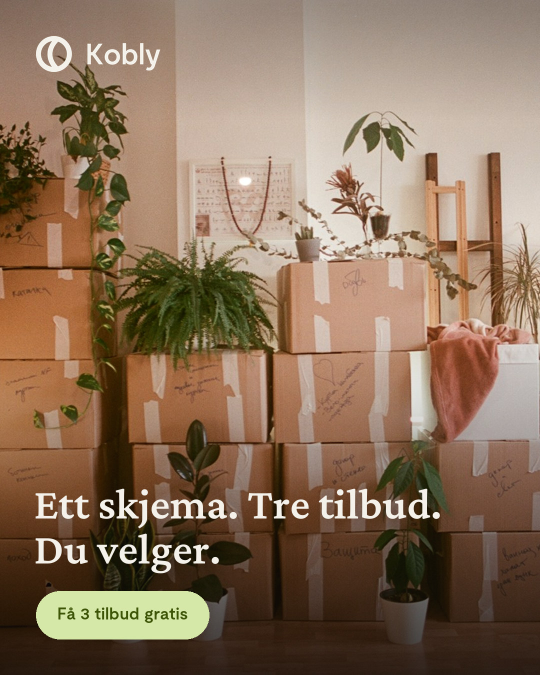
#> input picture brand/annonser/01.jpg, 1080 x 1350 px, given in place of boxes-and-plants.jpg, which was not available (shown at 1/2 size)
$ python lag-annonser.py
#> lines starting #> are read from the running program, lines starting #| are printed output that depends on the picture; pictures that were not available may be replaced by others from this repository, and a replacement may not be noted
#!/usr/bin/env python3
from __future__ import annotations
"""Lager annonsesett for Kobly: Unsplash-/egne foto med lys logo, overskrift og knapp.

Kjør: python3 scripts/lag-annonser.py
Skriver til brand/annonser/*.jpg (1080×1350, feed-format for Instagram/Facebook).
"""
from pathlib import Path
from PIL import Image, ImageDraw, ImageFont, ImageFilter

ROT = Path(__file__).resolve().parent.parent
UT = ROT / "brand" / "annonser"
FOTO = UT / "foto"
IMG = ROT / "public" / "images"
FONT = ROT / "brand" / "fonter"

W, H = 1080, 1350
MARG = 72
LIME = (214, 232, 168)
LIME_INK = (61, 85, 7)
LYS = (244, 241, 234)

ANNONSER = [
    # (overskrift, bilde, knapp)
    ("Ett skjema. Tre tilbud. Du velger.", IMG / "boxes-and-plants.jpg", "Få 3 tilbud gratis"),
    ("Vi finner det beste flyttebyrået for deg", IMG / "travis-fish-2qZZu8lWDZo-unsplash.jpg", "Få 3 tilbud gratis"),
    ("La flyttebyråene konkurrere om deg", FOTO / "unsplash-1615873968403-89e068629265.jpg", "Få 3 tilbud gratis"),
    ("Tre tilbud på flytting. Under to minutter.", IMG / "lawrence-krowdeed-2vTqgr6sXsI-unsplash.jpg", "Start nå"),
    ("Slipp å ringe ti flyttebyråer", IMG / "R1-09131-0032.JPG", "Få 3 tilbud gratis"),
    ("Flytt uten å betale for mye", IMG / "foto__2.jpg", "Sammenlign tilbud"),
    ("Kvalitetssjekkede byråer. Ingen overraskelser.", IMG / "rull3_26.jpg", "Få 3 tilbud gratis"),
    ("Flyttehjelp fra dør til dør", IMG / "R1-07829-0034.jpg", "Få 3 tilbud gratis"),
    ("Flyttevask med garanti", IMG / "R1-09476-0028.jpg", "Få 3 tilbud gratis"),
    ("Trygg lagring i nærområdet", IMG / "R1-09476-0023-kopi.jpg", "Se tilbud"),
    ("Kontorflytting utenom arbeidstid", FOTO / "unsplash-1533779283484-8ad4940aa3a8.jpg", "Få 3 tilbud gratis"),
    ("Skal du flytte i høst?", IMG / "megler" / "megler-1-hytte.jpg", "Få 3 tilbud gratis"),
    ("Vi finner den beste eiendomsmegleren for deg", FOTO / "unsplash-1522708323590-d24dbb6b0267.jpg", "Få 3 tilbud gratis"),
    ("La meglerne konkurrere om boligen din", IMG / "megler" / "megler-3-trehus.jpg", "Få 3 tilbud gratis"),
    ("Selg boligen til riktig pris", IMG / "megler" / "megler-4-murhus.jpg", "Sammenlign meglere"),
    ("Tre meglere. Ett skjema. Du velger.", FOTO / "unsplash-1554995207-c18c203602cb.jpg", "Få 3 tilbud gratis"),
    ("Hva er boligen din verdt?", FOTO / "unsplash-1513694203232-719a280e022f.jpg", "Få gratis verdivurdering"),
    ("Norges smarteste tilbudstjeneste", IMG / "megler" / "megler-2-stue-blaa.jpg", "Velg tjeneste"),
    ("5 000 fornøyde kunder. Bli den neste.", FOTO / "unsplash-1556228453-efd6c1ff04f6.jpg", "Få 3 tilbud gratis"),
    ("Gratis og uforpliktende. Alltid.", IMG / "megler" / "megler-5-stue-planter.jpg", "Få 3 tilbud gratis"),
]


def font(navn: str, px: int, vekt: int | None = None) -> ImageFont.FreeTypeFont:
    f = ImageFont.truetype(str(FONT / navn), px)
    if vekt is not None:
        try:
            f.set_variation_by_axes([vekt])
        except Exception:
            pass
    return f


def dekk(bilde: Path) -> Image.Image:
    """Skalér og beskjær til 1080×1350, litt lettere komprimert enn objekt-fit: cover."""
    im = Image.open(bilde).convert("RGB")
#> im is the input picture: PIL image 1080x1350 RGB; mean R, G, B 138.8, 113.4, 90.8
    s = max(W / im.width, H / im.height)
#> s = 1
    im = im.resize((round(im.width * s), round(im.height * s)), Image.LANCZOS)
    x = (im.width - W) // 2
#> x = 0
    y = (im.height - H) // 2
#> y = 0
    return im.crop((x, y, x + W, y + H))


def gradient() -> Image.Image:
    """Mørk tone nederst så hvit tekst alltid er lesbar, pluss lett tone øverst for logoen."""
    g = Image.new("L", (1, H))
    px = []
    for y in range(H):
        t = y / H
        a = 0.0
        if t > 0.45:
            a = ((t - 0.45) / 0.55) ** 1.4 * 0.78
        if t < 0.18:
            a = max(a, (1 - t / 0.18) * 0.28)
        px.append(int(a * 255))
    g.putdata(px)
    return g.resize((W, H))


def brekk(tekst: str, f: ImageFont.FreeTypeFont, maks: int, d: ImageDraw.ImageDraw) -> list[str]:
    ord_ = tekst.split()
    linjer, akt = [], ""
    for o in ord_:
        prov = (akt + " " + o).strip()
        if d.textlength(prov, font=f) <= maks or not akt:
            akt = prov
        else:
            linjer.append(akt)
            akt = o
    if akt:
        linjer.append(akt)
    return linjer


def lag(i: int, overskrift: str, bilde: Path, knapp: str) -> Path:
    im = dekk(bilde)
    im = Image.composite(Image.new("RGB", (W, H), (12, 10, 9)), im, gradient())
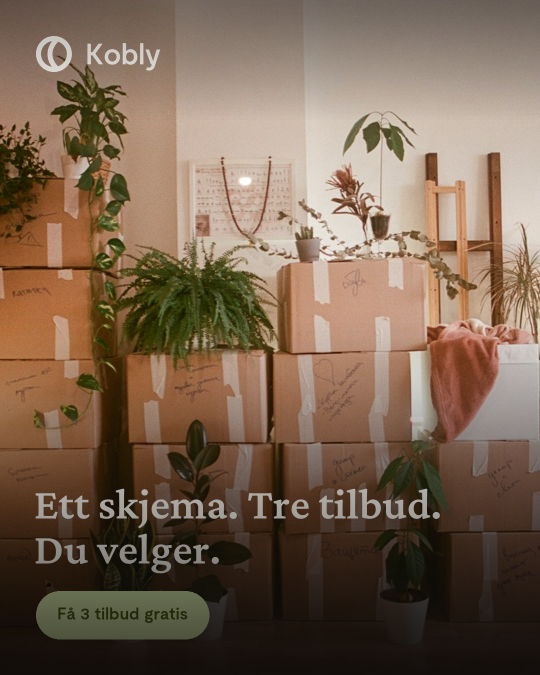
#> im: PIL image 1080x1350 RGB (shown at 1/2 size); mean R, G, B 121.2, 99.3, 80.5
    d = ImageDraw.Draw(im)

    # Logo, lys versjon
    logo = Image.open(ROT / "brand" / "logo" / "png" / "kobly-logo-lys-1200.png").convert("RGBA")
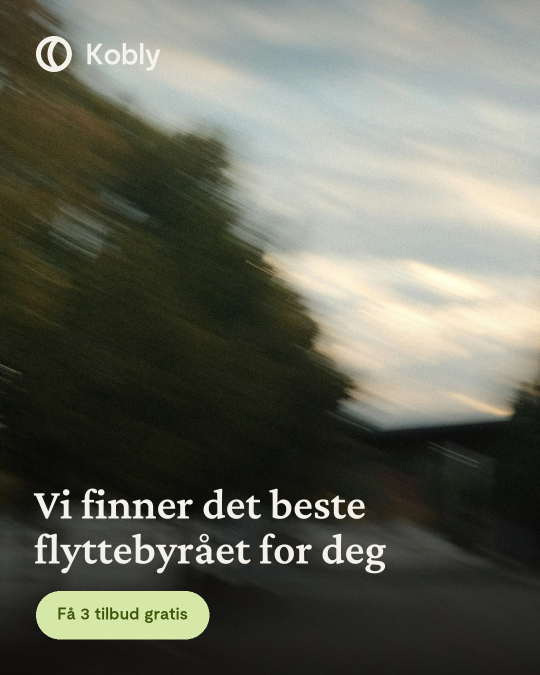
#> input picture brand/annonser/02.jpg, 1080 x 1350 px, given in place of kobly-logo-lys-1200.png, which was not available (shown at 1/2 size)
    lb = 250
    logo = logo.resize((lb, round(logo.height * lb / logo.width)), Image.LANCZOS)
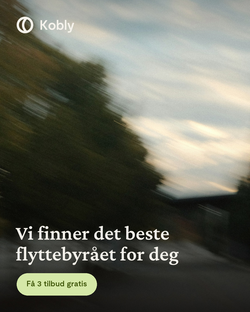
#> logo: PIL image 250x312 RGBA; mean R, G, B, A 101.7, 103.1, 91.5, 255
    im.paste(logo, (MARG, MARG), logo)
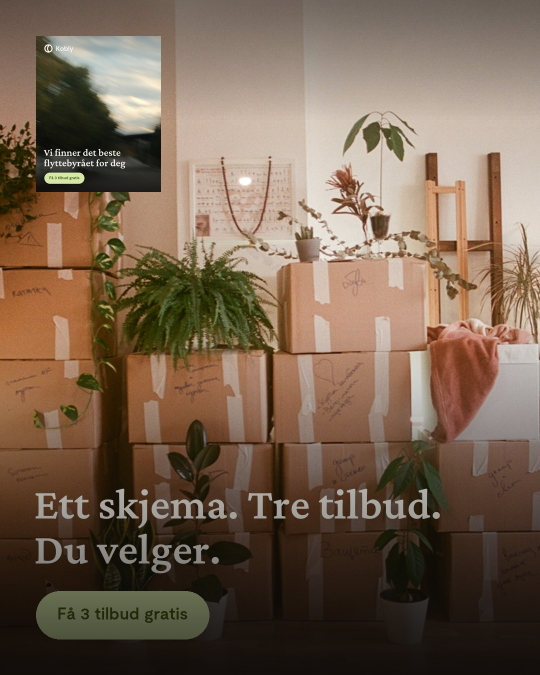
#> im: PIL image 1080x1350 RGB (shown at 1/2 size); mean R, G, B 119.2, 98.7, 80.5

    # Knapp nederst
    kf = font("Moderat-Semibold.otf", 34)
    kb = d.textbbox((0, 0), knapp, font=kf)
#> kb = (0, 2, 285, 39)
    kw, kh = kb[2] - kb[0], kb[3] - kb[1]
#> kw = 285; kh = 37
    ph, pw = 96, kw + 84
#> ph = 96; pw = 369
    py = H - MARG - ph
#> py = 1182
    d.rounded_rectangle((MARG, py, MARG + pw, py + ph), radius=ph // 2, fill=LIME)
    d.text((MARG + 42 - kb[0], py + (ph - kh) / 2 - kb[1]), knapp, font=kf, fill=LIME_INK)

    # Overskrift over knappen
    stor = 104 if len(overskrift) <= 30 else 88
    hf = font("CrimsonPro-Variable.ttf", stor, 600)
    linjer = brekk(overskrift, hf, W - 2 * MARG, d)
#> linjer = ['Ett skjema. Tre', 'tilbud. Du velger.']
    lh = round(stor * 1.02)
    y = py - 44 - lh * len(linjer)
#> y = 958
    for l in linjer:
        d.text((MARG - 4, y), l, font=hf, fill=LYS)
        y += lh
#> this loop made 2 passes
#> (l, y) on passes 1 to 2: ('Ett skjema. Tre', 1048), ('tilbud. Du velger.', 1138)
#> after the loop, y = 1138

    ut = UT / f"{i:02d}.jpg"
    im.save(ut, quality=88, subsampling=0)
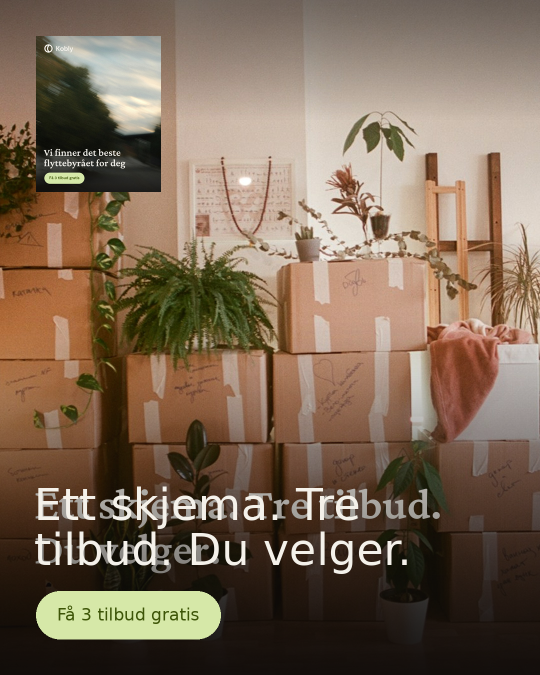
#> saved as 01.jpg: PIL image 1080x1350 RGB (shown at 1/2 size); mean R, G, B 124.8, 104.7, 85.7
#> pass 3 of the loop `for i, (o, b, k) in enumerate(ANNONSER, 1):`:
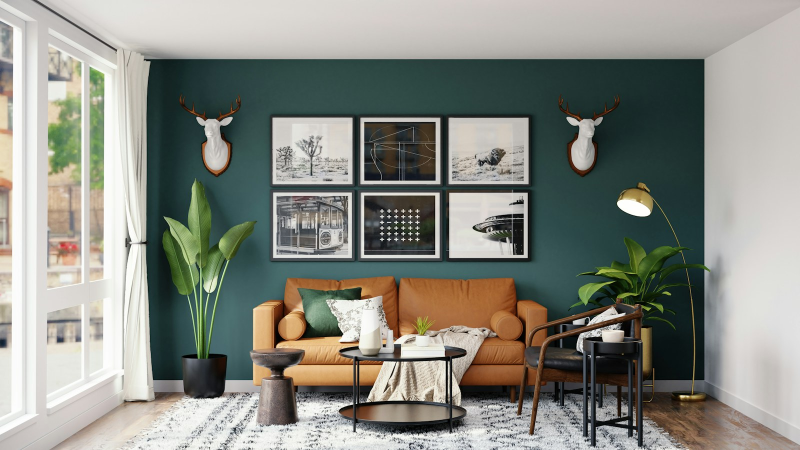
#> input picture brand/annonser/foto/unsplash-1615873968403-89e068629265.jpg, 1600 x 900 px (shown at 1/2 size)
#> in dekk, im is the input picture: PIL image 1600x900 RGB; mean R, G, B 137, 139.1, 130.9
#> in lag (call 3), `im.paste(logo, (MARG, MARG), logo)`:
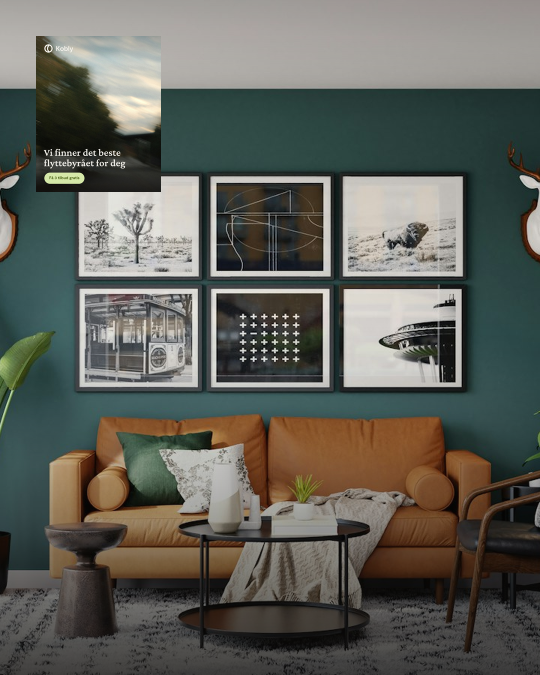
#> im: PIL image 1080x1350 RGB (shown at 1/2 size); mean R, G, B 95.9, 96.8, 89.6
#> linjer = ['La flyttebyråene', 'konkurrere om deg']
#> in lag (call 3), `y = py - 44 - lh * len(linjer)`: y = 958
#> the loop in lag (call 3), `for l in linjer:` made 2 passes
#> after the loop in lag (call 3), `for l in linjer:`: y = 1138
#> in lag (call 3), `im.save(ut, quality=88, subsampling=0)`:
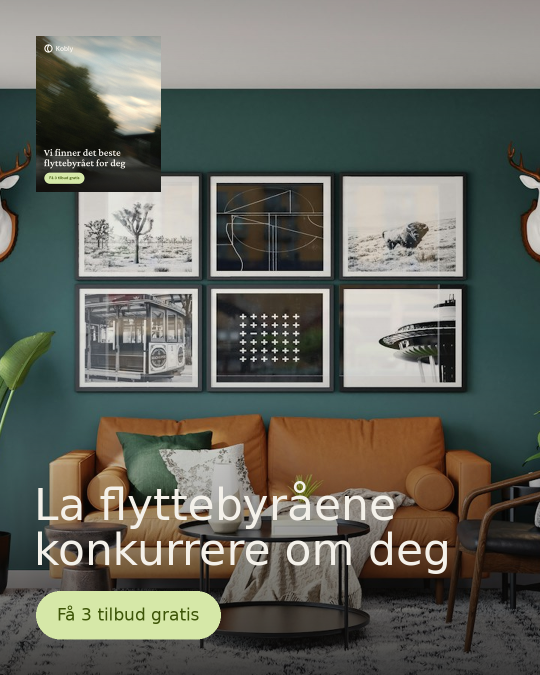
#> saved as 03.jpg: PIL image 1080x1350 RGB (shown at 1/2 size); mean R, G, B 101.9, 103.4, 95
    return ut


if __name__ == "__main__":
    UT.mkdir(parents=True, exist_ok=True)
    for i, (o, b, k) in enumerate(ANNONSER, 1):
#> (the run stopped early here; a loop or call above may not have finished)
